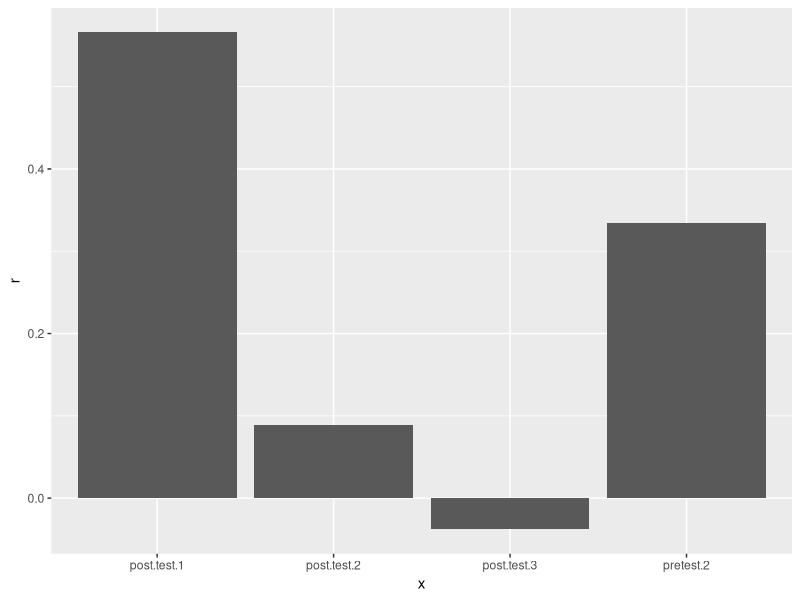

Reproduce this figure in R.
## ---- chunk 1
library(tidyverse)
library(car)

baumann <- carData::Baumann %>% 
  as_tibble()

baumann
## ---- chunk 2
output <- vector("double", ncol(baumann) - 1)    # 1. output; putting the data in a double vector.
for (i in seq_along(baumann[, -1])) {            # 2. sequence; sequencing along the baumann dataframe (except the first column).
  output[[i]] <- median(baumann[, -1][[i]])      # 3. body; applying the median function to each column (except the first column).
}

output
## ---- chunk 3
output <- vector("list", ncol(baumann) - 2)                              # 1. list vector this time.
for (i in seq_along(baumann[, c(-1, -2)])) {                             # 2. same as above but removing the second column as I don't want a correlation with itself.
  output[[i]] <- cor.test(baumann$pretest.1, baumann[, c(-1, -2)][[i]])  # 3. running cor.test instead of median.
}

output[[1]] #just printing first item in the list.
## ---- chunk 4
library(purrr)

cor_summary <- tibble(
  x = colnames(baumann[c(-1, -2)]),
  r = map_dbl(output, "estimate"),
  statistic = map_dbl(output, "statistic"),
  p_value = map_dbl(output, "p.value")
)

cor_summary

cor_summary %>% 
  ggplot(aes(x = x, y = r)) +
  geom_col()
